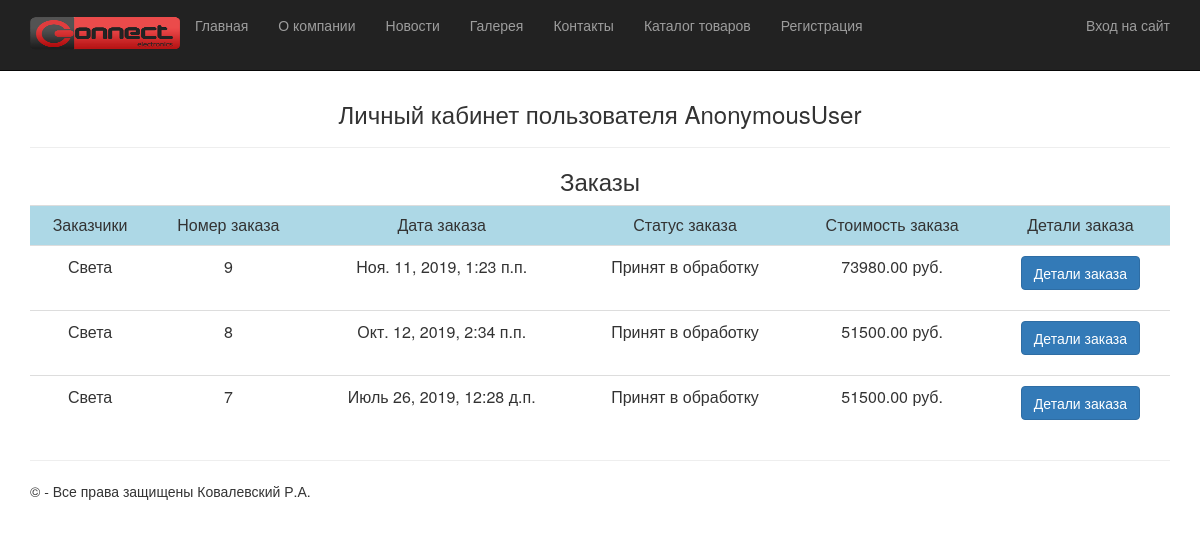
Screenshot of /my_order/ with the database file from the repository.
### app/models.py (models this page shows, shortened)
class Order(models.Model):
    user=models.ForeignKey(settings.AUTH_USER_MODEL)
    items=models.ManyToManyField(Cart)
    total=models.DecimalField(max_digits=9, decimal_places=2,default=0.00)
    first_name=models.CharField(max_length=200)
    last_name=models.CharField(max_length=200)
    phone=models.CharField(max_length=20)
    address=models.CharField(max_length=255)
    buying_type=models.CharField(max_length=40, choices=(('Самовывоз','Самовывоз'),('Доставка','Доставка')),default='Самовывоз')
    date=models.DateTimeField(auto_now_add=True)
    comments=models.TextField()
    status=models.CharField(max_length=100,choices=ORDER_STATUS_CHOICES,
                            default=ORDER_STATUS_CHOICES[0][0])

### app/views.py (the view)
# urls.py: url(r'^my_order/$',my_order,name='my_order'),
def my_order(request):
     order=Order.objects.all().order_by('-id')#.order_by('-id') более новый заказ на верхних строчках
     context={
        'order':order,
        }
     return render(request,'app/my_order.html',context)

### app/templates/app/my_order.html (shortened to what this page needs)
﻿{% extends "app/layout.html" %}
{% load static %}
{% block content %}
<h3 class="text-center">Личный кабинет пользователя {{ request.user }}</h3>
<hr/>
<h3 class="text-center">Заказы</h3>
<table class="table">
    <tr style="background:lightblue;">
         <td class="text-center">Заказчики</td>
        <td class="text-center">Номер заказа</td>
        <td class="text-center">Дата заказа</td>
        <td class="text-center">Статус заказа</td>
        <td class="text-center">Стоимость заказа</td>
        <td class="text-center">Детали заказа</td>
    </tr>
     {% for item in order %}
    <tr>
        <td class="text-center" style="padding-top:10px;padding-bottom:20px;">{{ item.user }}</td>
        <td class="text-center" style="padding-top:10px;padding-bottom:20px;">{{ item.id }}</td>
        <td class="text-center" style="padding-top:10px;padding-bottom:20px;">{{ item.date }}</td>
        <td class="text-center" style="padding-top:10px;padding-bottom:20px;">{{ item.status }}</td>
        <td class="text-center" style="padding-top:10px;padding-bottom:20px;">{{ item.total }} руб.</td>
        <td class="text-center" style="padding-top:10px;padding-bottom:20px;"><button type="button"
        class="btn btn-primary btn-md" data-toggle="modal" data-target="#myModal-{{ item.id }}">
        Детали заказа</button> </td>
    </tr>
    {% endfor %}
</table>
{% endblock %}

### app/static/app/content/site.css (style rules this page uses)
body { padding-top: 20px; padding-bottom: 20px; }
*, *::before, *::after { box-sizing: border-box; }

### rows the page displays
Order: user "Света", id "9", date "Ноя. 11, 2019, 1:23 п.п.", status "Принят в обработку", total "73980.00"
Order: user "Света", id "8", date "Окт. 12, 2019, 2:34 п.п.", status "Принят в обработку", total "51500.00"
Order: user "Света", id "7", date "Июль 26, 2019, 12:28 д.п.", status "Принят в обработку", total "51500.00"

### other values shown
{{ request.user }} "AnonymousUser"
